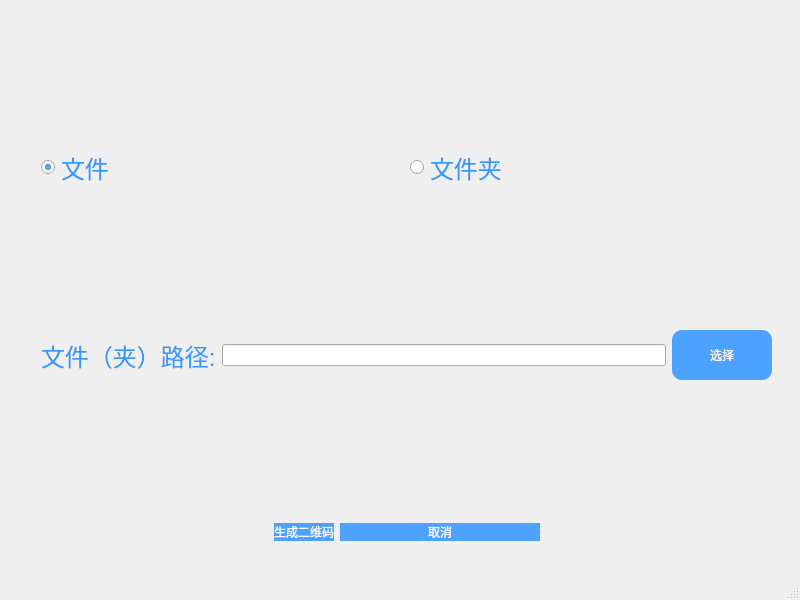
<?xml version="1.0" encoding="UTF-8"?>
<ui version="4.0">
 <class>MainWindow</class>
 <widget class="QMainWindow" name="MainWindow">
  <property name="geometry">
   <rect>
    <x>0</x>
    <y>0</y>
    <width>800</width>
    <height>600</height>
   </rect>
  </property>
  <property name="windowTitle">
   <string>文件传输</string>
  </property>
  <property name="styleSheet">
   <string notr="true">QMainWindow{
background-image: url(:/img/background.jpeg);


}</string>
  </property>
  <widget class="QWidget" name="centralwidget">
   <widget class="QWidget" name="">
    <property name="geometry">
     <rect>
      <x>41</x>
      <y>11</y>
      <width>731</width>
      <height>531</height>
     </rect>
    </property>
    <layout class="QVBoxLayout" name="verticalLayout">
     <item>
      <spacer name="verticalSpacer_2">
       <property name="orientation">
        <enum>Qt::Vertical</enum>
       </property>
       <property name="sizeHint" stdset="0">
        <size>
         <width>20</width>
         <height>40</height>
        </size>
       </property>
      </spacer>
     </item>
     <item>
      <layout class="QHBoxLayout" name="horizontalLayout_3">
       <item>
        <widget class="QRadioButton" name="radioButton">
         <property name="styleSheet">
          <string notr="true">font:24pt &quot;Microsoft YaHei UI&quot;;
color:rgba(55,152,251,1);
font-size:24px;
line-height:67px;</string>
         </property>
         <property name="text">
          <string>文件</string>
         </property>
         <property name="checked">
          <bool>true</bool>
         </property>
         <attribute name="buttonGroup">
          <string notr="true">buttonGroup</string>
         </attribute>
        </widget>
       </item>
       <item>
        <widget class="QRadioButton" name="radioButton_2">
         <property name="styleSheet">
          <string notr="true">font:24pt &quot;Microsoft YaHei UI&quot;;
color:rgba(55,152,251,1);
font-size:24px;
line-height:67px;</string>
         </property>
         <property name="text">
          <string>文件夹</string>
         </property>
         <attribute name="buttonGroup">
          <string notr="true">buttonGroup</string>
         </attribute>
        </widget>
       </item>
      </layout>
     </item>
     <item>
      <spacer name="verticalSpacer_3">
       <property name="orientation">
        <enum>Qt::Vertical</enum>
       </property>
       <property name="sizeHint" stdset="0">
        <size>
         <width>20</width>
         <height>40</height>
        </size>
       </property>
      </spacer>
     </item>
     <item>
      <layout class="QHBoxLayout" name="horizontalLayout">
       <item>
        <widget class="QLabel" name="label">
         <property name="styleSheet">
          <string notr="true">font:24pt &quot;Microsoft YaHei UI&quot;;
color:rgba(55,152,251,1);
font-size:24px;
line-height:67px;</string>
         </property>
         <property name="text">
          <string>文件（夹）路径:</string>
         </property>
        </widget>
       </item>
       <item>
        <widget class="QLineEdit" name="lineEdit"/>
       </item>
       <item>
        <widget class="QPushButton" name="pushButton">
         <property name="minimumSize">
          <size>
           <width>100</width>
           <height>50</height>
          </size>
         </property>
         <property name="styleSheet">
          <string notr="true">font:24px &quot;Microsoft YaHei UI&quot;;
background-color:#3385ff;
color:rgba(255,255,255,1);
background:rgba(78,162,255,1);
border-radius:10px;</string>
         </property>
         <property name="text">
          <string>选择</string>
         </property>
        </widget>
       </item>
      </layout>
     </item>
     <item>
      <spacer name="verticalSpacer">
       <property name="orientation">
        <enum>Qt::Vertical</enum>
       </property>
       <property name="sizeHint" stdset="0">
        <size>
         <width>20</width>
         <height>13</height>
        </size>
       </property>
      </spacer>
     </item>
     <item>
      <layout class="QHBoxLayout" name="horizontalLayout_2">
       <item>
        <spacer name="horizontalSpacer_3">
         <property name="orientation">
          <enum>Qt::Horizontal</enum>
         </property>
         <property name="sizeHint" stdset="0">
          <size>
           <width>40</width>
           <height>20</height>
          </size>
         </property>
        </spacer>
       </item>
       <item>
        <widget class="QPushButton" name="pushButton_2">
         <property name="styleSheet">
          <string notr="true">font:36px &quot;Microsoft YaHei UI&quot;;
background-color:#3385ff;
color:rgba(255,255,255,1);
background:rgba(78,162,255,1);
border-radius:15px;</string>
         </property>
         <property name="text">
          <string>生成二维码</string>
         </property>
        </widget>
       </item>
       <item>
        <widget class="QPushButton" name="pushButton_3">
         <property name="minimumSize">
          <size>
           <width>200</width>
           <height>0</height>
          </size>
         </property>
         <property name="styleSheet">
          <string notr="true">font:36px &quot;Microsoft YaHei UI&quot;;
background-color:#3385ff;
color:rgba(255,255,255,1);
background:rgba(78,162,255,1);
border-radius:15px;</string>
         </property>
         <property name="text">
          <string>取消</string>
         </property>
        </widget>
       </item>
       <item>
        <spacer name="horizontalSpacer_4">
         <property name="orientation">
          <enum>Qt::Horizontal</enum>
         </property>
         <property name="sizeHint" stdset="0">
          <size>
           <width>40</width>
           <height>20</height>
          </size>
         </property>
        </spacer>
       </item>
      </layout>
     </item>
    </layout>
   </widget>
   <zorder>label</zorder>
   <zorder>lineEdit</zorder>
   <zorder>pushButton</zorder>
   <zorder>pushButton_2</zorder>
   <zorder>pushButton_3</zorder>
   <zorder></zorder>
   <zorder>radioButton</zorder>
   <zorder>radioButton_2</zorder>
  </widget>
  <widget class="QMenuBar" name="menubar">
   <property name="geometry">
    <rect>
     <x>0</x>
     <y>0</y>
     <width>800</width>
     <height>23</height>
    </rect>
   </property>
  </widget>
  <widget class="QStatusBar" name="statusbar"/>
 </widget>
 <resources>
  <include location="resource.qrc"/>
 </resources>
 <connections>
  <connection>
   <sender>pushButton</sender>
   <signal>clicked()</signal>
   <receiver>MainWindow</receiver>
   <slot>selectFilePath()</slot>
   <hints>
    <hint type="sourcelabel">
     <x>729</x>
     <y>373</y>
    </hint>
    <hint type="destinationlabel">
     <x>663</x>
     <y>-14</y>
    </hint>
   </hints>
  </connection>
  <connection>
   <sender>pushButton_2</sender>
   <signal>clicked()</signal>
   <receiver>MainWindow</receiver>
   <slot>generateQRCode()</slot>
   <hints>
    <hint type="sourcelabel">
     <x>313</x>
     <y>528</y>
    </hint>
    <hint type="destinationlabel">
     <x>356</x>
     <y>-10</y>
    </hint>
   </hints>
  </connection>
  <connection>
   <sender>pushButton_3</sender>
   <signal>clicked()</signal>
   <receiver>MainWindow</receiver>
   <slot>closeWindow()</slot>
   <hints>
    <hint type="sourcelabel">
     <x>529</x>
     <y>518</y>
    </hint>
    <hint type="destinationlabel">
     <x>492</x>
     <y>-8</y>
    </hint>
   </hints>
  </connection>
  <connection>
   <sender>buttonGroup</sender>
   <signal>buttonClicked(QAbstractButton*)</signal>
   <receiver>MainWindow</receiver>
   <slot>selectFileMode()</slot>
   <hints>
    <hint type="sourcelabel">
     <x>-1</x>
     <y>-1</y>
    </hint>
    <hint type="destinationlabel">
     <x>399</x>
     <y>299</y>
    </hint>
   </hints>
  </connection>
 </connections>
 <slots>
  <slot>selectFilePath()</slot>
  <slot>generateQRCode()</slot>
  <slot>closeWindow()</slot>
  <slot>selectFileMode()</slot>
 </slots>
 <buttongroups>
  <buttongroup name="buttonGroup"/>
 </buttongroups>
</ui>
